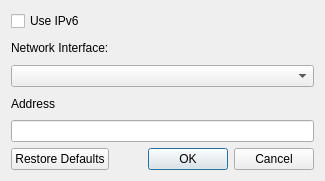
<?xml version="1.0" encoding="UTF-8"?>
<ui version="4.0">
 <class>NetworkSettingsDialog</class>
 <widget class="QDialog" name="NetworkSettingsDialog">
  <property name="geometry">
   <rect>
    <x>0</x>
    <y>0</y>
    <width>325</width>
    <height>181</height>
   </rect>
  </property>
  <property name="windowTitle">
   <string>Network Driver Settings</string>
  </property>
  <layout class="QVBoxLayout" name="verticalLayout">
   <item>
    <widget class="QCheckBox" name="checkIPv6">
     <property name="text">
      <string>Use IPv6</string>
     </property>
    </widget>
   </item>
   <item>
    <widget class="QLabel" name="lblInterface">
     <property name="text">
      <string>Network Interface:</string>
     </property>
     <property name="buddy">
      <cstring>comboInterface</cstring>
     </property>
    </widget>
   </item>
   <item>
    <widget class="QComboBox" name="comboInterface"/>
   </item>
   <item>
    <widget class="QLabel" name="lblAddress">
     <property name="text">
      <string>Address</string>
     </property>
    </widget>
   </item>
   <item>
    <widget class="QLineEdit" name="txtAddress"/>
   </item>
   <item>
    <widget class="QDialogButtonBox" name="buttonBox">
     <property name="orientation">
      <enum>Qt::Horizontal</enum>
     </property>
     <property name="standardButtons">
      <set>QDialogButtonBox::Cancel|QDialogButtonBox::Ok|QDialogButtonBox::RestoreDefaults</set>
     </property>
    </widget>
   </item>
  </layout>
 </widget>
 <resources/>
 <connections>
  <connection>
   <sender>buttonBox</sender>
   <signal>accepted()</signal>
   <receiver>NetworkSettingsDialog</receiver>
   <slot>accept()</slot>
   <hints>
    <hint type="sourcelabel">
     <x>236</x>
     <y>126</y>
    </hint>
    <hint type="destinationlabel">
     <x>157</x>
     <y>87</y>
    </hint>
   </hints>
  </connection>
  <connection>
   <sender>buttonBox</sender>
   <signal>rejected()</signal>
   <receiver>NetworkSettingsDialog</receiver>
   <slot>reject()</slot>
   <hints>
    <hint type="sourcelabel">
     <x>292</x>
     <y>126</y>
    </hint>
    <hint type="destinationlabel">
     <x>286</x>
     <y>87</y>
    </hint>
   </hints>
  </connection>
 </connections>
</ui>
